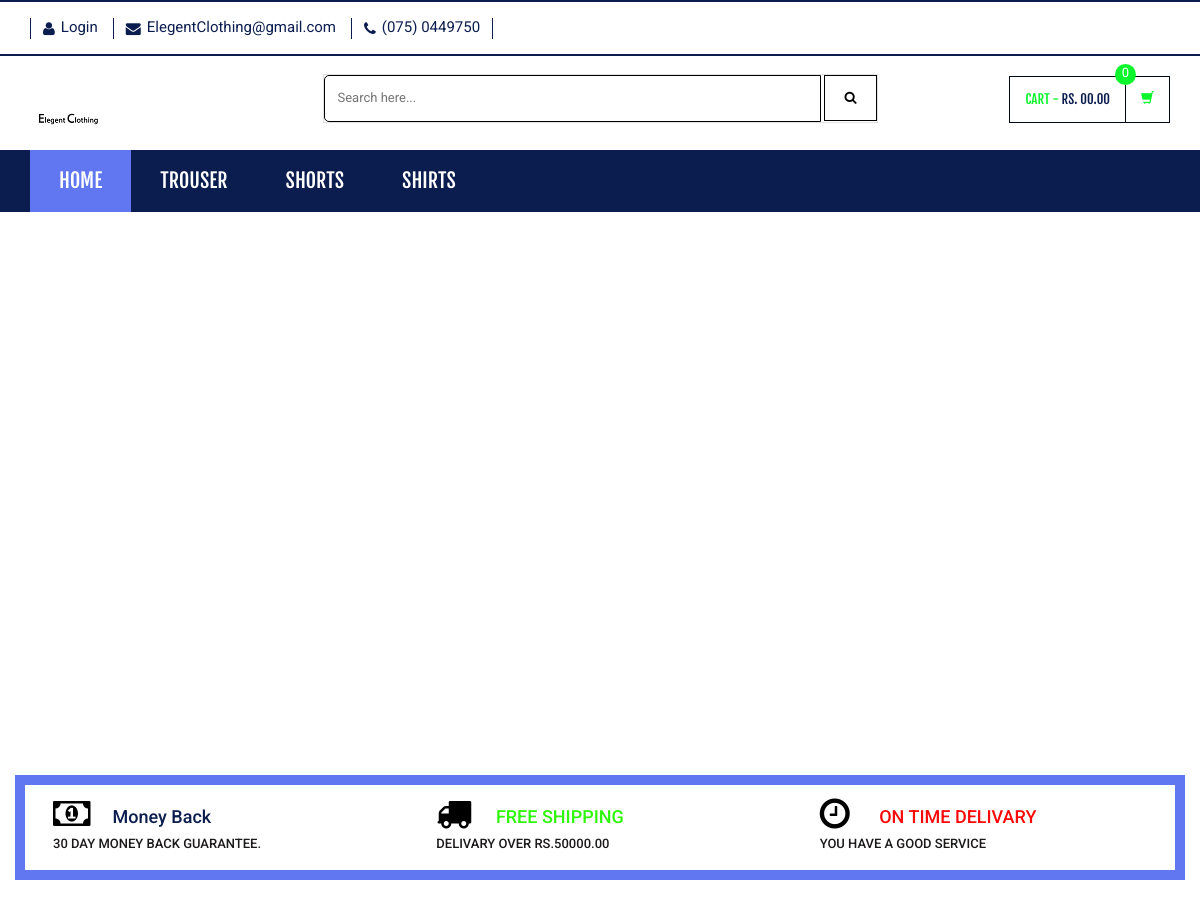
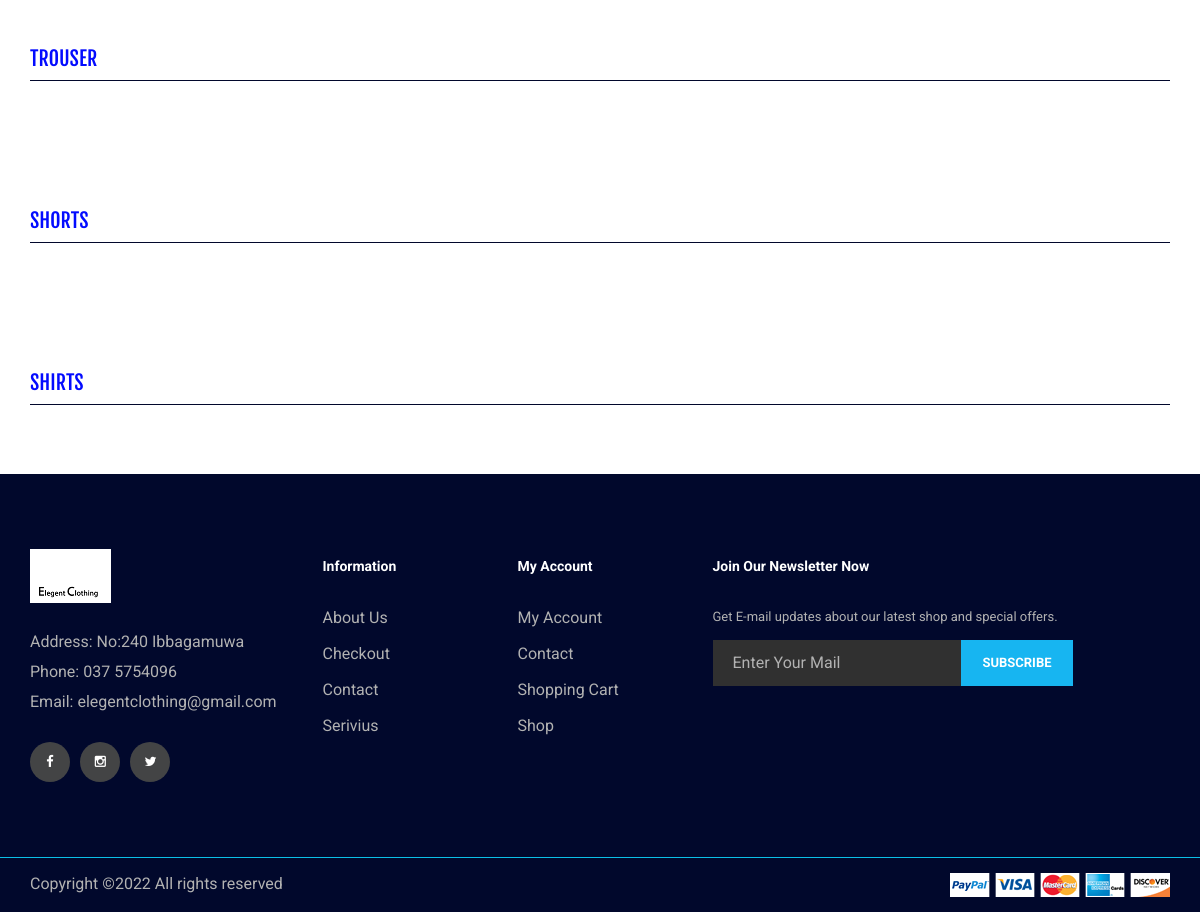
Page /test.php on the committed database (2 pictures, top to bottom).
### tables this page shows
CREATE TABLE `category` (
  `id` int(11) NOT NULL AUTO_INCREMENT,
  `categoryName` varchar(255) DEFAULT NULL,
  `categoryDescription` longtext DEFAULT NULL,
  `creationDate` timestamp NOT NULL DEFAULT current_timestamp(),
  `updationDate` varchar(255) DEFAULT NULL,
  PRIMARY KEY (`id`)
);

### test.php (the view, shortened to what this page needs)
 <?php
include('includes/config.php');
?>
<!DOCTYPE html>
<html lang="en">
	<head>
	    <link rel="stylesheet" href="assets/css/bootstrap.min.css">
	    <link rel="stylesheet" href="assets/css/main.css">
	    <link rel="stylesheet" href="assets/css/green.css">
	    <link rel="stylesheet" href="assets/css/owl.carousel.css">
		<link rel="stylesheet" href="assets/css/owl.transitions.css">
		<link href="assets/css/lightbox.css" rel="stylesheet">
		<link rel="stylesheet" href="assets/css/animate.min.css">
		<link rel="stylesheet" href="assets/css/rateit.css">
		<link rel="stylesheet" href="assets/css/bootstrap-select.min.css">
		<link rel="stylesheet" href="assets/css/config.css">
		<link href="assets/css/green.css" rel="alternate stylesheet" title="Green color">
		<link href="assets/css/blue.css" rel="alternate stylesheet" title="Blue color">
		<link href="assets/css/red.css" rel="alternate stylesheet" title="Red color">
		<link href="assets/css/orange.css" rel="alternate stylesheet" title="Orange color">
		<link href="assets/css/dark-green.css" rel="alternate stylesheet" title="Darkgreen color">
		<link rel="stylesheet" href="assets/css/font-awesome.min.css">
	</head>
    <body class="cnt-home">
<header class="header-style-1">
	<?php include('includes/top-header.php');?>
	<?php include('includes/main-header.php');?>
	<?php include('includes/menu-bar.php');?>
</header>
<div id="hero" class="homepage-slider3">
</div>
<div class="body-content outer-top-xs" id="top-banner-and-menu">
	<div class="container">
		<div class="furniture-container homepage-container">
		<div class="row">
				<div class="col-xs-12 col-sm-12 col-md-12 homebanner-holder">
<div class="info-boxes wow fadeInUp">
	<div class="info-boxes-inner">
		<div class="row">
			<div class="testone">
			<div class="col-md-6 col-sm-4 col-lg-4">
				<div class="info-box">
					<div class="row">
						<div class="col-xs-2">
						     <i class="icon fa fa-money"></i>
						</div>
						<div class="col-xs-10">
							<h4 class="info-box-heading green">Money Back</h4>
						</div>
					</div>
					<h6 class="text">30 Day Money Back Guarantee.</h6>
				</div>
			</div>
			<div class="hidden-md col-sm-4 col-lg-4">
				<div class="info-box">
					<div class="row">
						<div class="col-xs-2">
							<i class="icon fa fa-truck"></i>
						</div>
						<div class="col-xs-10">
							<h4 class="info-box-heading orange">FREE SHIPPING</h4>
						</div>
					</div>
					<h6 class="text">Delivary over Rs.50000.00</h6>
				</div>
			</div>
			<div class="col-md-6 col-sm-4 col-lg-4">
				<div class="info-box">
					<div class="row">
						<div class="col-xs-2">
							<i class="icon fa fa-clock-o"></i>
						</div>
						<div class="col-xs-10">
							<h4 class="info-box-heading red">ON TIME DELIVARY</h4>
						</div>
					</div>
					<h6 class="text">You have a good service</h6>
				</div>
			</div>
		</div>
		</div>
	</div>
</div>
</div>
</div>
<!--
<section class="section featured-product inner-xs wow fadeInUp">
	<h3 class="section-title">Best Deal</h3>
		<div class="owl-carousel best-seller custom-carousel owl-theme outer-top-xs">
			<?php
$ret = mysqli_query($con,"select * from products where category=1");
$num = mysqli_num_rows($ret);
if($num>0)
{
	while ($row=mysqli_fetch_array($ret))
		{
			?>
	<div class="item item-carousel">
		<div class="products">
	<div class="product">
		<div class="product-image">
			<div class="image">
				<a href="product-details.php?pid=<?php echo htmlentities($row['id']);?>">
				<img  src="admin/productimages/<?php echo htmlentities($row['id']);?>/<?php echo htmlentities($row['productImage1']);?>" data-echo="admin/productimages/<?php echo htmlentities($row['id']);?>/<?php echo htmlentities($row['productImage1']);?>"  width="200" height="220" alt="">
				</a>
			</div>
		</div>
		<div class="product-info text-left">
			<h3 class="name">
				<a href="product-details.php?pid=<?php echo htmlentities($row['id']);?>">
					<?php echo htmlentities($row['productName']);?>
				</a>
			</h3>
			<div class="rating rateit-small"></div>
			<div class="description"></div>
			<div class="product-price">
				<span class="price-before-discount">Rs. <?php echo htmlentities($row['productPriceBeforeDiscount']);?>
				</span>
				<br>
				<span class="price">
					Rs.<?php echo htmlentities($row['productPrice']);?>
				</span>
			</div>
		</div>
		<div class="action">
			<a href="index.php?page=product&action=add&id=<?php echo $row['id']; ?>" class="lnk btn btn-primary">Add to Cart</a>
		</div>
	</div>
	</div>
</div>
	  <?php } }
	  else
	  	{?>-->
<div class="row">
	<div class="col-lg-8">
     </div>
</div>
		<?php } ?>
</div>
<section class="section featured-product inner-xs wow fadeInUp">
	<h3 class="section-title">Trouser</h3>
</section>
<section class="section featured-product inner-xs wow fadeInUp">
	<h3 class="section-title">Shorts</h3>
</section>
<section class="section featured-product inner-xs wow fadeInUp">
	<h3 class="section-title">Shirts</h3>
</section>
</div>
</div>
<?php include('includes/footer.php');?>
</body>
</html>

### includes/menu-bar.php (shortened to what this page needs)
<div class="header-nav animate-dropdown">
    <div class="container">
        <div class="yamm navbar navbar-default" role="navigation">
    <div class="nav-bg-class">
        <div class="navbar-collapse collapse" id="mc-horizontal-menu-collapse">
    <div class="nav-outer">
        <ul class="nav navbar-nav">
            <li class="active dropdown yamm-fw">
                <a href="index.php" data-hover="dropdown" class="dropdown-toggle">Home</a>
            </li>
            <?php $sql=mysqli_query($con,"select id,categoryName  from category limit 6");
    while($row=mysqli_fetch_array($sql))
        {
            ?>
            <li class="dropdown yamm">
                <a href="category.php?cid=<?php echo $row['id'];?>">
                    <?php echo $row['categoryName'];?>
                </a>
            </li>
        <?php } ?>
        </ul>
        <div class="clearfix"></div>
    </div>
</div>
    </div>
        </div>
    </div>
</div>

### assets/css/green.css (style rules this page uses)
a { color: #1bd113; }
.header-style-1 .header-nav { background: #0b1c4e; }
.cnt-home .header-style-1 .header-nav .navbar .navbar-nav > li.active { background: #6177f2; }
.info-box .info-box-heading.green { color: #0b1c4e; }

### assets/css/lightbox.css (style rules this page uses)
body:after { content: url(../images/close.png) url(../images/loading.gif) url(../images/prev.png) url(../images/next.png); display: none; }

### assets/css/blue.css (style rules this page uses)
a { color: #3498db; }
.header-style-1 .header-nav { background: #3498db; }
.cnt-home .header-style-1 .header-nav .navbar .navbar-nav > li.active { background: #1d6ca1; }
.info-box .info-box-heading.green { color: #3498db; }

### assets/css/red.css (style rules this page uses)
a { color: #ff6c6c; }
.header-style-1 .header-nav { background: #ff6c6c; }
.cnt-home .header-style-1 .header-nav .navbar .navbar-nav > li.active { background: #ff1a1a; }
.info-box .info-box-heading.green { color: #ff6c6c; }

### assets/css/orange.css (style rules this page uses)
a { color: #f39c12; }
.header-style-1 .header-nav { background: #f39c12; }
.cnt-home .header-style-1 .header-nav .navbar .navbar-nav > li.active { background: #ab6c09; }
.info-box .info-box-heading.green { color: #f39c12; }

### assets/css/dark-green.css (style rules this page uses)
a { color: #12cca7; }
.header-style-1 .header-nav { background: #12cca7; }
.cnt-home .header-style-1 .header-nav .navbar .navbar-nav > li.active { background: #0b816a; }
.info-box .info-box-heading.green { color: #12cca7; }

### rows in the picture
category: categoryName "TROUSER"
category: categoryName "SHORTS"
category: categoryName "SHIRTS"
